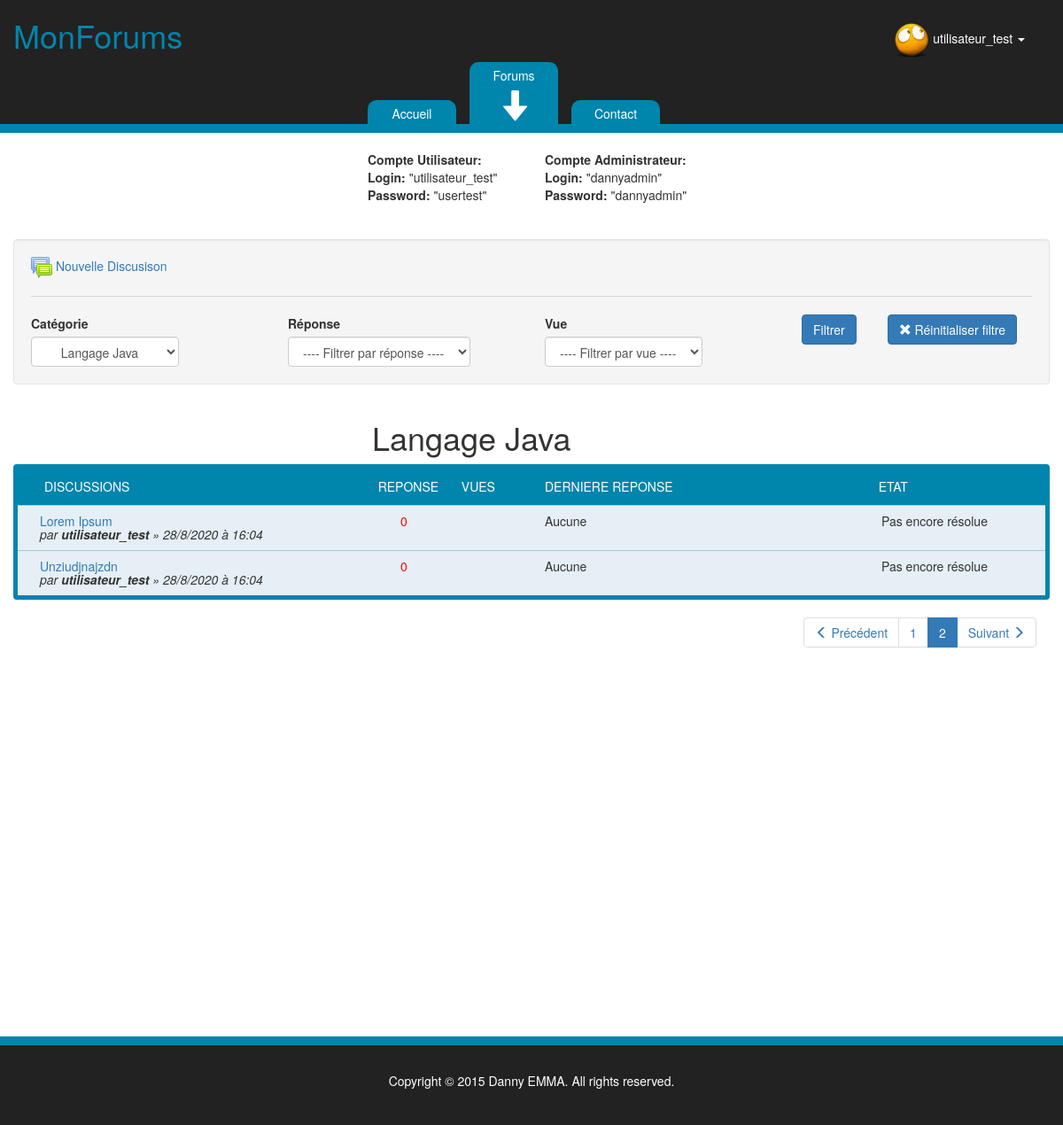
Page /controleur/forums/index.php?menu=forums&page=2&categorie=1 (signed in) on the committed database.
### tables this page shows
CREATE TABLE `users` (
  `id` int(11) NOT NULL,
  `pseudo` varchar(255) NOT NULL,
  `password` varchar(255) NOT NULL,
  `avatar_profil` varchar(255) DEFAULT NULL,
  `sexe` varchar(255) DEFAULT NULL,
  `age` int(11) DEFAULT NULL,
  `moderateur` int(11) DEFAULT NULL,
  `date` datetime DEFAULT NULL
);

CREATE TABLE `categories` (
  `id` int(11) NOT NULL,
  `nomCategorie` varchar(255) NOT NULL
);

CREATE TABLE `discussions` (
  `id` int(11) NOT NULL,
  `etat` varchar(255) DEFAULT NULL,
  `sujet` varchar(255) NOT NULL,
  `date` datetime NOT NULL,
  `reponse` text DEFAULT NULL,
  `vues` int(11) DEFAULT NULL,
  `id_pseudo` int(11) NOT NULL,
  `id_categorie` int(11) NOT NULL
);

### modele/forums/mon_profil.php (called while the page is built, shortened)
			?> <script type="text/javascript">window.location.replace("index.php?menu=forums&categorie=1")</script> <?php
	function infos_profil($cnx,$id)
	{
		$query = $cnx->prepare("select sexe, age, avatar_profil from users where id= :id");
        $query->bindValue(':id' ,$id, PDO::PARAM_INT);
		$query->execute();
		return $query->fetch();
	}
?>

### modele/forums/sujet_discussion.php (called while the page is built, shortened)
                <?php
    function pagination_discussion($cnx,$pageActuelle,$nbreElementPage,$option_vue,$option_reponse)
    {
        $debut = ($pageActuelle-1) * $nbreElementPage;
        $fin = $nbreElementPage;
        if(isset($_GET['categorie']) and $_GET['categorie'] != null)
        {
            $requete = "select sujet,pseudo,DATE_FORMAT(discussions.date,'%d/%c/%Y à %k:%i') as date,discussions.id as id,etat
            from discussions,users,categories
            where id_pseudo = users.id
            and id_categorie = categories.id
            and id_categorie = :id_categorie ";
            $requete = filtrage_vue($cnx,$option_vue,$requete);
            $requete = filtrage_reponse($cnx,$option_reponse,$requete);
            $requete['requete'] .= " order by discussions.date desc limit :debut, :fin";
            $query = $cnx->prepare($requete['requete']);
            $query->bindValue(':id_categorie',$_GET['categorie'],PDO::PARAM_INT);
            $query->bindValue(':debut',$debut,PDO::PARAM_INT);
            $query->bindValue(':fin',$fin,PDO::PARAM_INT);
            $query->execute();
            return $query->fetchAll();
        }
    }
    function recup_liste_categorie($cnx)
    {
        $query = $cnx->prepare("select * from categories");
		$query->execute();
        return $query->fetchAll();
    }
    function filtrage_vue($cnx,$option,$requete)
    {
        if($option == 1)
        {
            $requete .= "and vues = :nb_vue";
            $nb = 0;
        }
        elseif($option == 2)
        {
            $requete .= "and vues <= :nb_vue";
            $nb = 10;
        }
        elseif($option == 3)
        {
            $requete .= "and vues >= :nb_vue";
            $nb = 10;
        }
        else
        {
            $nb = -1;
        }
        return array("requete" => $requete, "nb_vue" => $nb);
    }
    function filtrage_reponse($cnx,$option,$requete)
    {
        if($option == 1)
        {
            $requete['requete'] .= " and reponse = :nb_reponse";
            $nb = 0;
        }
        elseif($option == 2)
        {
            $requete['requete'] .= " and reponse <= :nb_reponse";
            $nb = 10;
        }
        elseif($option == 3)
        {
            $requete['requete'] .= " and reponse >= :nb_reponse";
            $nb = 10;
        }
        else
        {
            $nb = -1;
        }
        $requete['nb_reponse'] = $nb;
        return $requete;
    }
?>

### modele/forums/msg_discussion.php (called while the page is built, shortened)
<?php
    function nbre_message($cnx,$id)
    {
		$query = $cnx->prepare("select count(*) as nbre_message from msg_discussion where id_discussion = :id");
        $query->bindValue(':id',$id,PDO::PARAM_INT);
        $query->execute();
        return $query->fetch();
    }
	function nbre_reponse($cnx,$id)
	{
        $nbre_message = nbre_message($cnx,$id);
        $reponse = ($nbre_message['nbre_message']-1);
        $query = $cnx->prepare("update discussions set reponse = :reponse where id = :id");
        $query->bindValue(':reponse',$reponse,PDO::PARAM_INT);
        $query->bindValue(':id',$id,PDO::PARAM_INT);
        $query->execute();
        $query2 = $cnx->prepare("select reponse from discussions where id = :id");
        $query2->bindValue(':id',$id,PDO::PARAM_INT);
		$query2->execute();
		return $query2->fetch();
	}
                ?>

### vue/forums/form_filtrage_discussion.php (the view, shortened to what this page needs)
<form action="index.php?menu=forums" method="GET" class="form-inline">
    <div class="col-md-3">
        <label>Catégorie </label><br>
        <select name="categorie" class="form-control text-center">
        <?php
            $liste_cat = recup_liste_categorie($cnx);
            foreach($liste_cat as $cat)
            {
                echo '<option value="'.$cat['id'].'"'.($cat['id']==$_GET['categorie']?'selected':'').'>'.$cat['nomCategorie'].'</option>';
            }
        ?>
        </select>
    </div>
    <div class="col-md-3">
        <label>Réponse </label><br>
        <select name="reponse" class="form-control">
            <option value="0"> ---- Filtrer par réponse ---- </option>
        </select>
    </div>
    <div class="col-md-3">
        <label>Vue </label><br>
        <select name="vue" class="form-control">
            <option value="0"> ---- Filtrer par vue ---- </option>
        </select>
    </div>
    <div class="col-md-1">
        <button type="submit" class="btn btn-primary">Filtrer</button>
    </div>
    <div class="col-md-1">
        <a href="index.php?menu=forums&categorie=1" class="btn btn-primary"><span class="glyphicon glyphicon-remove" aria-hidden="true"></span> Réinitialiser filtre</a>
    </div>
</form>

### controleur/forums/header.php (shortened to what this page needs)
<header>
  <div class="container-fluid">
    <div class="row" id="block_header">
      <div class="col-md-2">
        <h1>MonForums</h1>
      </div>
      <?php
      if(isset($_SESSION['pseudo']))
      {
        $avatar = infos_profil($cnx,$_SESSION['id_pseudo']);
        echo
        '
        <div id="login_connecter" class="dropdown">
        '.($avatar['avatar_profil'] != null?'<img src="../../vue/forums/img/avatar/'.$avatar['avatar_profil'].'"/> ':'').'<a href="#" class="dropdown-toggle" data-toggle="dropdown">'.$_SESSION['pseudo'].'
        <span class="caret"></span>
        </a>
        <ul class="dropdown-menu">
        <li><a href="index.php?menu=mon_profil">Mon profil</a></li>
        <li><a href="index.php?menu=mes_discussions">Mes discussions</a></li>
        <li><a href="index.php?menu=deconnexion">Déconnexion</a></li>
        </ul>
        </div>
        ';
      }
      ?>
    </div>
    <div class="row">
      <nav class="navbar navbar-inverse">
        <div class="col-md-4 col-md-offset-4" id="navbar_header">
          <ul class="nav navbar-nav">
            <li>
              <div id="anim1" class="etiquette_nav_anim_before">
                <a id="a1" href="index.php?menu=accueil">Accueil</a>
              </div>
            </li>
            <li>
              <div id="anim2" class="etiquette_nav_anim_before">
                <a id="a2" href="index.php?menu=forums&categorie=1">Forums</a>
                <span id="fleche2" aria-hidden="true"></span>
              </div>
            </li>
            <li>
              <div id="anim3" class="etiquette_nav_anim_before">
                <a id="a3" href="index.php?menu=contact">Contact</a>
              </div>
            </li>
          </ul>
        </div>
      </nav>
      <div id="bande_nav_anim"></div>
    </div>
    <div id="infos_login" class="row">
      <div class="col-md-2">
        <p>
          <strong>Compte Utilisateur:</strong><br>
          <strong>Login:</strong> "utilisateur_test"<br>
          <strong>Password:</strong> "usertest"
        </p>
      </div>
      <div class="col-md-2">
        <p>
          <strong>Compte Administrateur:</strong><br>
          <strong>Login:</strong> "dannyadmin"<br>
          <strong>Password:</strong> "dannyadmin"
        </p>
      </div>
    </div>
  </div>
</header>

### vue/forums/sujet_discussion.php
<div class="container well">
    <div class="row">
        <?php
            $get_categorie = (isset($_GET['categorie'])?$_GET['categorie']:'');
            $url_new_sujet = (isset($_SESSION['pseudo']))?'?menu=ajout_discussion&categorie='.$get_categorie:'?menu=forums&categorie='.$get_categorie.'&msg=msg_erreur_session';
        ?>
        <div class="col-md-2">
            <a href="index.php<?php echo $url_new_sujet;?>"><img src="../../vue/forums/img/icon.svg" alt="Nouvelle Discussion"/></a>
            <a href="index.php<?php echo $url_new_sujet;?>">Nouvelle Discusison</a>
        </div>
    </div>
    <hr class="hr_separation_filtrage_discussion">
    <div class="row" id="block_filtrage">
        <?php include('../../vue/forums/form_filtrage_discussion.php'); ?>
    </div>
</div>
<?php
    foreach($liste_cat as $cat)
    {
        if($cat['id'] == $_GET['categorie'])
        {
            echo
            '
                <div class="container">
                    <div class="row">
                        <div class="col-md-5 col-md-offset-4">
                            <h1>'.$cat['nomCategorie'].'</h1>
                        </div>
                    </div>
                </div>
            ';
        }
    }
?>
<?php include('../../vue/forums/affiche_discussion.php'); ?>
<?php include('../../vue/forums/pagination_discussion.php'); ?>

### vue/forums/affiche_discussion.php (shortened to what this page needs)
<div class="container panel" id="block_discussion">
    <div class="row panel-heading header_discussion_message">
        <div class="col-md-4">DISCUSSIONS</div>
        <div class="col-md-1">REPONSE</div>
        <div class="col-md-1">VUES</div>
        <div class="col-md-4">DERNIERE REPONSE</div>
        <div class="col-md-2">ETAT</div>
    </div>
    <div class="container-fluid">
        <div class="row">
            <?php
                for($i = 0; $i<count($elementsPage); $i++)
                {
                    $nbre_reponse = nbre_reponse($cnx,$elementsPage[$i]['id']);
                    $dernier_post = infos_message($cnx,$elementsPage[$i]['id']);
                    $nbre_vues = nbre_vue($cnx,$elementsPage[$i]['id']);
                    ?>
                        <div class="container-fluid row liste_discussion">
                            <div class="col-md-4">
                                <a href="index.php?menu=msg_discussion&categorie=<?php echo $_GET['categorie']; ?>&id=<?php echo $elementsPage[$i]['id']; ?>"><?php echo $elementsPage[$i]['sujet']; ?></a>
                                <br>
                                <cite>par <strong><?php echo $elementsPage[$i]['pseudo']; ?></strong> » <?php echo $elementsPage[$i]['date']; ?></cite>
                            </div>
                            <div class="col-md-1 center_reponse">
                                <span style="<?php echo ($nbre_reponse['reponse']== 0?'color: red;':'color: green;'); ?>"> <?php echo $nbre_reponse['reponse']; ?></span>
                            </div>
                            <div class="col-md-1 center_vue "><?php echo $nbre_vues['vues']; ?></div>
                    <?php
                    if($nbre_reponse['reponse']>=1)
                    {
                        echo '<div class="col-md-4"><cite>par <strong>'.$dernier_post[$nbre_reponse['reponse']]['pseudo'].' </strong><br>'.$dernier_post[$nbre_reponse['reponse']]['date_message'].'</cite></div>';
                    }
                    else
                    {
                        echo '<div class="col-md-4">Aucune</div>';
                    }
                    ?>
                            <div class="col-md-2">
                                <?php
                                    echo ($elementsPage[$i]['etat'] == 0?'Pas encore résolue':'<strong>Résolue</strong>');
                                ?>
                            </div>
                        </div>
                    <?php
                }
            ?>
        </div>
    </div>
</div>

### vue/forums/css/style.css (style rules this page uses)
html, body { height: 100%; }
#block_header { background-color: #222; }
#block_header h1 { color: rgb(0, 133, 173); }
#login_connecter { float: right; top: 25px; right: 43px; }
#login_connecter img { width: 40px; height: 40px; }
#login_connecter a.dropdown-toggle { color: white; }
.etiquette_nav_anim_up { border-radius: 10px 10px 0px 0px; position: relative; background-color: rgb(0, 133, 173); animation-name: etiquette_up; animation-duration: 0.8s; padding: 5px 8px; height: 70px; width: 100px; margin-right: 15px; text-align: center; }
.fleche_down_glyphicon { display: block; position: relative; color: white; top: 8px; font-size: 35px; }
.etiquette_nav_anim_up a { color: white; }
.etiquette_nav_anim_before { border-radius: 10px 10px 0px 0px; position: relative; background-color: rgb(0, 133, 173); padding: 5px 8px; margin-right: 15px; bottom: -43px; height: 35px; width: 100px; text-align: center; }
.etiquette_nav_anim_before a { color: white; }
#bande_nav_anim { position: absolute; width: 100%; background-color: rgb(0, 133, 173); height: 10px; margin-top: -30px; }
#navbar_header a { background-color: transparent; }
nav.navbar.navbar-inverse { border-radius: 0; border: 0; height: 80px; background-color: #222; background-image: none; }
nav.navbar.navbar-inverse a { text-decoration: none; }
.hr_separation_filtrage_discussion { border-color: rgb(214, 214, 214); }
#block_discussion { border: 5px solid rgb(0, 133, 173); }
.header_discussion_message { background-color: rgb(0, 133, 173); color: white; border-radius: 0; }
.liste_discussion { background-color: rgba(229, 239, 245, 1); border-top: 1px solid rgba(0, 109, 162, 0.29); padding: 10px 10px; line-height: 15px; word-wrap: break-word; }
div.col-md-1.center_reponse { padding-left: 42px; }
div.col-md-1.center_vue { padding-left: 24px; }
#footer { background-color: #222; border-top: 10px solid rgb(0, 133, 173); height: 100px; margin-top: 100px; }
#footer #copyright { color: white; margin-top: 30px; }
#infos_login { display: flex; justify-content: center; margin-bottom: 30px; }

### rows in the picture
users: avatar_profil (picture)
categories: nomCategorie "Langage Java"
discussions: sujet "Lorem Ipsum", id_pseudo.pseudo "utilisateur_test", date "28/8/2020 à 16:04", reponse "0", reponse "Aucune", shows "Pas encore résolue"
discussions: sujet "Unziudjnajzdn", id_pseudo.pseudo "utilisateur_test", date "28/8/2020 à 16:04", reponse "0", reponse "Aucune", shows "Pas encore résolue"

### other values in the picture
$_SESSION['pseudo'] "utilisateur_test"
form field categorie "Langage Java"
